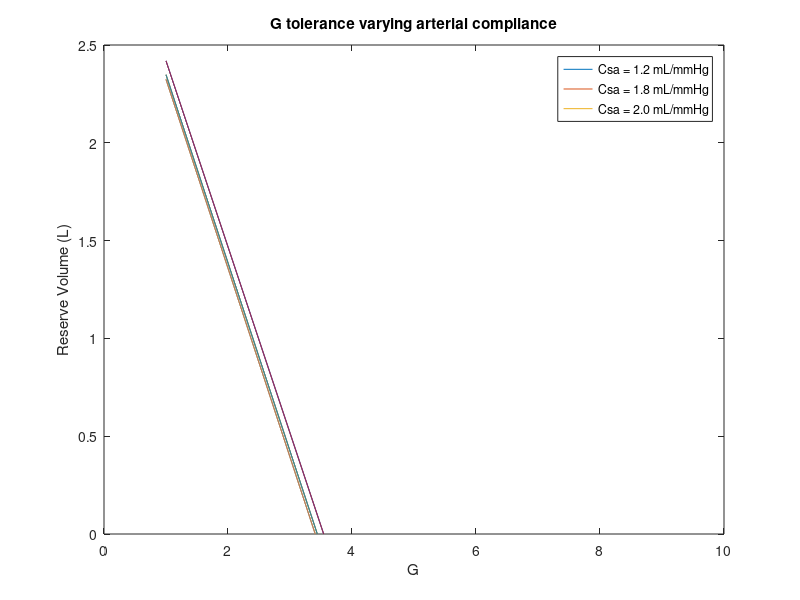

Here is the MATLAB script that generated this plot:
clear all
close all

Psa_u_star = 100*1333; %mmHg * [ dynes/(mmHg*cm^2) ]
Psa_u = Psa_u_star; 
dP_RA = 2*1333;

height = 167.64; %cm
Hu = 0.5*32; %32;%cm %upper   32
Hl = -(0.5*42);%cm %lower 42

rho = 1; %g/cm^3
g_earth = 980; %gravitational acceleration cm/s^2
G = linspace(980,980*10, 10000); %cm/s^2

Rs = (16.49)*1333/(1000/60); %default 17.86, 16.49-20.02 (too high) systemic resistance (mmHg/(liters/s))
Gs = 1/Rs;
Gs_u = (1/3)*Gs;
Gs_l = (2/3)*Gs; 
Rs_l = 1/Gs_l;
Rs_u = 1/Gs_u; 
Rp = (1.61*1333)/(1000/60); %pulmonic resistance (mmHg/(liters/s))

C_RVD = (0.0350/1333)*1000; %right-ventricular diastolic compliance (liters/mmHg)
C_LVD = (0.00583/1333)*1000; %left-ventricular diastolic compliance (liters/mmHg)

Csa_l = [(2/3)*(0.0012/1333)*1000 (2/3)*(0.0018/1333)*1000 (2/3)*(0.002/1333)*1000];
Csa_u = [(1/3)*(0.0012/1333)*1000 (1/3)*(0.0018/1333)*1000 (1/3)*(0.002/1333)*1000]; 
Csv_l = (2/3)*(0.09/1333)*1000;
Csv_u = (1/3)*(0.09/1333)*1000;
Cs_l = Csa_l + Csv_l;

Cpa = (0.00412/1333)*1000; 
Cpv = (0.01/1333)*1000; 
Cp = Cpa + Cpv;
Vtotal = 3.7*1000; %3.7 cm^3


Gs = 1/Rs_u + 1/Rs_l; 
Gs_l = 1/Rs_l;
Ts = Csa_u*Rs_u; %Csa_l*Rs_l
Tp = Rp*Cpa;
Csa = Csa_u+Csa_l;

%P_thorax = linspace(-4*1333,3*1333, 8); %mmHg * dynes/(mmHg*cm^2)
P_thorax = -4.3*1333;
P_RA = P_thorax+dP_RA;

Vd_total_vec = zeros(1,length(G)); 
sol_Vd_Csa_G = zeros(length(P_thorax), length(G)); 
 sol_Q_Csa_G = zeros(length(P_thorax), length(G)); 
 sol_F_Csa_G = zeros(length(P_thorax), length(G)); 
 sol_Ppa_Csa_G = zeros(length(P_thorax),length(G));
 
for j = 1:length(Csa)
    for i = 1:length(G)
        if P_thorax <= -dP_RA %CASE 1
            Vd_total = Vtotal - Cp*(C_RVD/C_LVD)*(dP_RA) - ...
            (Tp*Gs+Csa(j))*Psa_u_star - (Tp*Gs_l+Csa_l(j))*rho*G(i)*Hu...
            - Cs_l(j)*rho*G(i)*(-Hl);
            Q = ((1/Rs_u)+(1/Rs_l))*Psa_u_star+ rho*G(i)*Hu/Rs_l;
            F = Q/(C_RVD*(P_RA-P_thorax));
            Ppv = P_thorax + (C_LVD/C_RVD)*dP_RA;
            Ppa = Ppv+Q*Rp;
            
        elseif P_thorax > -dP_RA && P_thorax < rho*G(i)*Hu - dP_RA %CASE 2
            Vd_total = Vtotal - Cp*(C_RVD/C_LVD)*dP_RA - ...
            (Tp*Gs+Csa(j))*Psa_u_star - (Tp*Gs_l+Csa_l(j))*rho*G(i)*Hu ...
            - Cs_l(j)*rho*G(i)*(-Hl) - (Csv_l-Tp*Gs_l)*(P_thorax+dP_RA);
            
            Psv_l = -rho*G(i)*Hl + P_thorax + dP_RA;
            Psv_u = 0; 
            Psa_l = Psa_u_star + rho*G(i)*(Hu-Hl); 

            Qs_u = Psa_u_star/Rs_u;
            Qs_l = (Psa_l-Psv_l)/Rs_l;
            Q = Qs_u + Qs_l;
            F = Q/(C_RVD*(dP_RA));
            Ppv = P_thorax + (C_LVD/C_RVD)*dP_RA;
            Ppa = Ppv+Q*Rp;
            
        elseif P_thorax >= rho*G(i)*Hu - dP_RA %CASE 3
            Vd_total = Vtotal - Cp*(C_RVD/C_LVD)*dP_RA ...
            - (Tp*Gs+Csa(j))*Psa_u_star - (Tp*Gs+Csa_l(j)-Csv_u)*rho*G(i)*Hu...
            - Cs_l(j)*rho*G(i)*(-Hl) - (Csv_l-Tp*Gs)*(P_thorax+dP_RA);
        
            Psv_l = P_thorax + dP_RA + rho*G(i)*(-Hl);
            Psv_u = P_thorax + dP_RA - rho*G(i)*Hu ; 
            Psa_l = Psa_u_star + rho*G(i)*(Hu-Hl); 

            Qs_u = (Psa_u_star - Psv_u)/Rs_u;
            Qs_l = (Psa_l-Psv_l)/Rs_l;
            Q = Qs_u + Qs_l;
            F = Q/(C_RVD*(dP_RA));
            Ppv = P_thorax + (C_LVD/C_RVD)*dP_RA;
            Ppa = Ppv+Q*Rp;
        end
        if Vd_total > 0 
        Vd_total_vec(i) = Vd_total; 
      
          Q_vec(i) = Q; 
          F_vec(i) = F; 
          Ppa_vec(i) = Ppa; 
          
        else
          Vd_total_vec(i) = NaN; 
      
          Q_vec(i) = NaN; 
          F_vec(i) = NaN; 
          Ppa_vec(i) = NaN;
        end
    end
        sol_Vd_Csa_G(j,:) = Vd_total_vec; 
        sol_Q_Csa_G(j,:) = Q_vec; 
        sol_F_Csa_G(j,:) = F_vec; 
        sol_Ppa_Csa_G(j,:) = Ppa_vec;
end

%conversions:
G = G/100/(g_earth/100); 
sol_Q_Csa_G = sol_Q_Csa_G*60/1000; 
sol_F_Csa_G = sol_F_Csa_G*60;
sol_Ppa_Csa_G = sol_Ppa_Csa_G/1333;
sol_Vd_Csa_G = sol_Vd_Csa_G/1000;

%%% PLOT OPTIONS %%%
 
%%plot(x, y,myLineColorPref,'color', myLineColorVec,'LineWidth', myLineWidth) %buffer times in black
% myLineColorPref="k-"; %black line
% myLineColorVec = [0,0,0]; %black -> shades of gray
% myLineWidth = 1;
% myLabelFontSize=18;
% alpha=0.1; %increment for gray
% beta=1;

%label_P_thorax = num2str([-3:4]'); %in mm Hg, from -3 to 4

%% saveas(h_overlay_nonDM, myPlotOverlay_nonDM, 'pdf')
%set(gca, 'FontSize', myLabelFontSize)
%print(myfig,figName,"-dpdf", "-S4016,2362")
              

%family of plots for Reserve Volume vs. G for different Pthorax values: 
% 
% h=figure(100)
% clf(100)
% 
% hold on
% 
%     for i = 1:length(P_thorax)
%         myLineColor=myLineColorVec+alpha*(i-1); %set grayscale
%         %myLineWidthPlot=myLineWidth+beta*(i-1); %set linewidth
%         myLineWidthPlot=myLineWidth; %do not vary line width
%         plot(G,sol_Vd_Pthorax_G(i,:),myLineColorPref,'color', myLineColor,'LineWidth', myLineWidthPlot)
%     end
% 
%     xlabel('G')
%     ylabel('Reserve Volume (L)')
%     set(gca, 'FontSize', myLabelFontSize)
%     
% hold off
% 
% saveas(h, "QvsV0", 'pdf')
% saveas(h, "QvsV0", 'png')
% 
% % xticks([1*9.80 2*9.80 3*9.80 4*9.80 5*9.80 6*9.80 7*9.80 8*9.80 9*9.80 10*9.80])
% % xticklabels({'g','2g','3g','4g','5g','6g','7g', '8g', '9g', '10g'})
% 
% h1=figure(101)
% clf(101)
% for i = 1: length(P_thorax)
% 
% plot(G,sol_Q_Pthorax_G(i,:))
% xlabel('G', 'interpreter', 'latex')
% ylabel('Cardiac Output (L/min)', 'interpreter', 'latex')
% hold on
% end
% % xticks([1*9.80 2*9.80 3*9.80 4*9.80 5*9.80 6*9.80 7*9.80 8*9.80 9*9.80 10*9.80])
% % xticklabels({'g','2g','3g','4g','5g','6g','7g', '8g', '9g', '10g'})
% 
% 
% h2=figure(102)
% clf(102)
% hold on
%     for i = 1:length(P_thorax)
%         myLineColor=myLineColorVec+alpha*(i-1); %set grayscale
%         plot(G,sol_F_Pthorax_G(i,:), myLineColorPref,'color', myLineColor,'LineWidth', myLineWidthPlot)
%         plot([1,2.2, 3.5],[73,77,100], "k*", 'MarkerSize', 14, 'LineWidth', myLineWidthPlot)
%         plot([3.5],[112], "r*", 'MarkerSize', 14, 'LineWidth', myLineWidthPlot)
% 
%     end
% hold off
% xlabel('G')
% ylabel('Heart Rate (per minute)')
% set(gca, 'FontSize', myLabelFontSize)
% hold on
% 
% % xticks([1*9.80 2*9.80 3*9.80 4*9.80 5*9.80 6*9.80 7*9.80 8*9.80 9*9.80 10*9.80])
% % xticklabels({'g','2g','3g','4g','5g','6g','7g', '8g', '9g', '10g'})
% 
% 
% 
% h3=figure(103)
% clf(103)
% for i = 1:length(P_thorax)
% 
% plot(G,sol_Ppa_Pthorax_G(i,:))
% xlabel('G', 'interpreter', 'latex')
% ylabel('Pulmonary Arterial Pressure (mmHg)', 'interpreter', 'latex')
% hold on
% end
% % xticks([1*9.80 2*9.80 3*9.80 4*9.80 5*9.80 6*9.80 7*9.80 8*9.80 9*9.80 10*9.80])
% % xticklabels({'g','2g','3g','4g','5g','6g','7g', '8g', '9g', '10g'})
% figure(1)
% for i = 1:length(Csa)
%     plot(G, sol_F_Csa_G)
%     xlabel('G')
%     ylabel('Heart Rate (per minute)')
%     hold on
% end

% xticks([1*9.80 2*9.80 3*9.80 4*9.80 5*9.80 6*9.80 7*9.80 8*9.80 9*9.80 10*9.80])
% % xticklabels({'g','2g','3g','4g','5g','6g','7g', '8g', '9g', '10g'})

figure(1)
for i = 1:length(Csa)
    plot(G, sol_Vd_Csa_G)
    xlabel('G')
    ylabel('Reserve Volume (L)')
    title('G tolerance varying arterial compliance')
    hold on
end
legend('Csa = 1.2 mL/mmHg','Csa = 1.8 mL/mmHg','Csa = 2.0 mL/mmHg')
